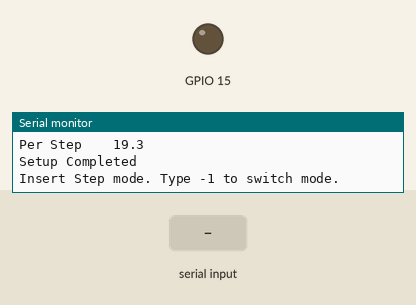
Bench run of a sketch on a simulated ESP8266 (NodeMCU). Shown: output pins drawn as LEDs (lit = HIGH), the last lines printed to the serial monitor. The test bench sets the inputs (shaded band).

Above: at 1.2 s.
1.3 s: "90,45\n" received over Serial
At 2.6 s:
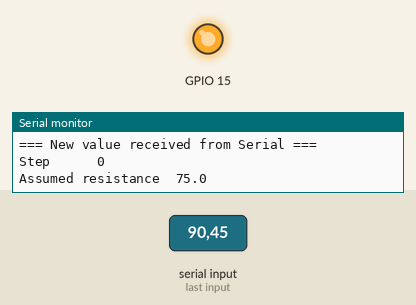
Timing chart, 0 to 4.3 s (numbered marks = the images above; inputs shaded):
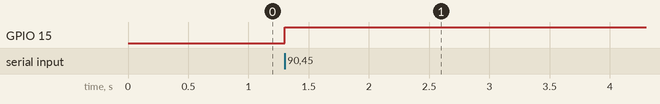

The sketch:

ESP8266-PoC-MCP41X1.ino
```cpp
#include <Arduino.h>

#include "MCP41X1.h"

#define CS_PIN SS
#define STEPS 256
#define WIPER_RESISTANCE 75
#define MAX_RESISTANCE 5000

#define SERIAL_BAUDRATE 115200

MCP41X1 digiPot = MCP41X1(CS_PIN, STEPS, WIPER_RESISTANCE, MAX_RESISTANCE);

bool throwNext = false;
bool insertResistance = false;

void setup() {
  Serial.begin(SERIAL_BAUDRATE);
  while (!Serial) {}
  Serial.println("\n\r=== setup() ===");

  Serial.println("== SPI Pins");
  Serial.printf("MOSI\t\t\t%d\n\r", MOSI);
  Serial.printf("MISO\t\t\t%d\n\r", MISO);
  Serial.printf("SCK\t\t\t%d\n\r", SCK);
  Serial.printf("Default CS/SS\t\t%d\n\r", SS);
  Serial.printf("Selected CS/SS\t\t%d\n\r", CS_PIN);

  Serial.println("== Pot characteristics");
  Serial.printf("Steps\t\t\t%d\n\r", STEPS);
  Serial.printf("Max Resistance\t\t%d\n\r", MAX_RESISTANCE);
  Serial.printf("Wiper Resistance\t%d\n\r", WIPER_RESISTANCE);
  float perStep = digiPot.getResistancePerStep();
  Serial.printf("Per Step\t\t%.1f\n\r", perStep);

  digiPot.init();
  Serial.println("Setup Completed");
}

void loop() {
  if (!throwNext) {
    if (insertResistance) {
      Serial.println("Insert Resistance mode. Type -1 to switch mode.");
    } else {
      Serial.println("Insert Step mode. Type -1 to switch mode.");
    }
  }

  while (Serial.available() == 0) {}
  int value = Serial.parseInt();
  if (throwNext) {
    throwNext = false;
    return;
  }

  throwNext = true;

  if (value == -1) {
    insertResistance = !insertResistance;
    return;
  }

  Serial.println("=== New value received from Serial ===");

  int step = value;

  if (insertResistance) {
    Serial.printf("Resistance\t\t%d\n\r", value);
    step = digiPot.calculateSteps(value);
  }

  Serial.printf("Step\t\t\t%d\n\r", step);

  float assumedResistance = digiPot.calculateAssumedResistance(step);
  Serial.printf("Assumed resistance\t%.1f\n\r", assumedResistance);

  digiPot.writeSteps(step);
}
```

MCP41X1.cpp
```cpp
#include "MCP41X1.h"

MCP41X1::MCP41X1(int chipSelectPin, float steps, float wiperResistance, float maxResistance) {
  this->chipSelectPin = chipSelectPin;
  this->steps = steps;
  this->wiperResistance = wiperResistance;
  this->maxResistance = maxResistance;

  this->resistancePerStep = calculateResistancePerStep();
}

void MCP41X1::init() {
  pinMode(this->chipSelectPin, OUTPUT);
  SPI.begin();
}

float MCP41X1::getResistancePerStep() {
  return this->resistancePerStep;
}

float MCP41X1::calculateResistancePerStep() {
  return (this->maxResistance-this->wiperResistance) / (this->steps-1);
}

int MCP41X1::calculateSteps(float resistance) {
  if(resistance <= this->wiperResistance)
    return 0;

  if(resistance >= this->maxResistance)
    return this->steps-1;

  return round((resistance - this->wiperResistance) / this->resistancePerStep);
}

float MCP41X1::calculateAssumedResistance(int steps) {
  return this->wiperResistance + (this->resistancePerStep * steps);
}

void MCP41X1::writeSteps(int value) {
  digitalWrite(this->chipSelectPin, LOW);
  SPI.transfer(COMMAND_WRITE);
  SPI.transfer(value);
  digitalWrite(this->chipSelectPin, HIGH);
}

void MCP41X1::writeResistance(float resistance) {
  int steps = calculateSteps(resistance);
  writeSteps(steps);
}
```

MCP41X1.h
```cpp
#ifndef MCP41X1_H
#define MCP41X1_H

#include <Arduino.h>
#include <SPI.h>

#define COMMAND_WRITE 0x00

class MCP41X1 {
  private:
    int chipSelectPin;
    float maxResistance;
    float resistancePerStep;
    float steps;
    float wiperResistance;

    float calculateResistancePerStep();

  public:

    MCP41X1(int chipSelectPin, float steps, float wiperResistance, float maxResistance);
    void init();
    int calculateSteps(float resistance);
    float calculateAssumedResistance(int steps);
    void writeResistance(float resistance);
    void writeSteps(int value);
    float getResistancePerStep();
};

#endif
```

Measured:
- after the input at 1.3 s, GPIO 15: LOW → HIGH at once
